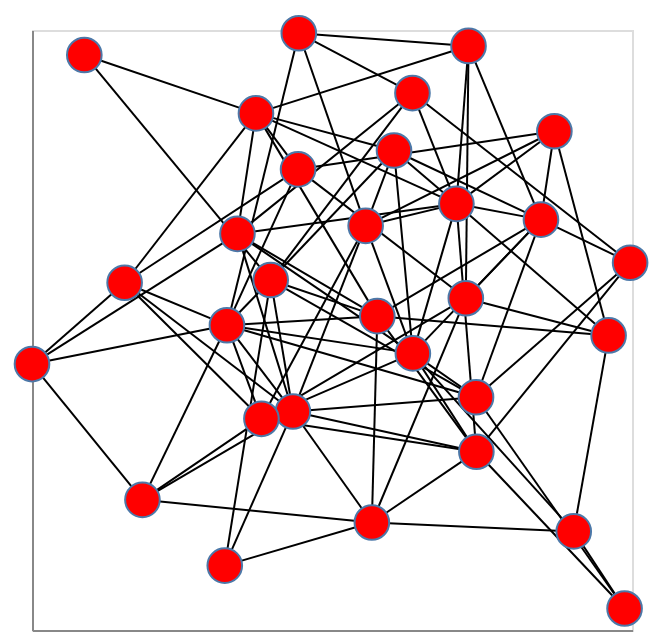

This figure's notebook cell:
### Code cell
nxa.draw_networkx(G = G, pos = pos)

### Figure 1 — Vega-Lite specification as saved in the notebook (floating-point values rounded to 4 significant figures; data arrays with more than 128 entries replaced by an {"elided": "..."} marker saying what was removed)
{"config": {"view": {"continuousWidth": 300, "continuousHeight": 300}}, "layer": [{"data": {"name": "data-0d389712fcfdc655741f989d8a3eb740"}, "mark": {"type": "line", "color": "black", "opacity": 1, "strokeWidth": 1}, "encoding": {"detail": {"field": "edge", "type": "quantitative"}, "x": {"axis": {"grid": false, "labels": false, "ticks": false, "title": ""}, "field": "x", "type": "quantitative"}, "y": {"axis": {"grid": false, "labels": false, "ticks": false, "title": ""}, "field": "y", "type": "quantitative"}}}, {"data": {"name": "data-c187642f07f3b73814b66ec0a0dcdd4f"}, "mark": {"type": "point", "fill": "red", "opacity": 1, "size": 300, "strokeWidth": 1.0}, "encoding": {"x": {"axis": {"grid": false, "labels": false, "ticks": false}, "field": "x", "type": "quantitative"}, "y": {"axis": {"grid": false, "labels": false, "ticks": false}, "field": "y", "type": "quantitative"}}}], "$schema": "https://vega.github.io/schema/vega-lite/v5.17.0.json", "datasets": {"data-0d389712fcfdc655741f989d8a3eb740": {"elided": "190 records"}, "data-c187642f07f3b73814b66ec0a0dcdd4f": [{"name": 801, "y": 0.4963, "weight": 0.2273, "viable": "yes", "x": 0.5671}, {"name": 378, "y": -0.4651, "weight": 0.8474, "viable": "yes", "x": 0.3331}, {"name": 495, "y": -0.0856, "weight": 1.538, "viable": "no", "x": -0.4151}, {"name": 72, "y": 0.7904, "weight": 0.1939, "viable": "yes", "x": -0.1996}, {"name": 270, "y": 0.2125, "weight": -0.395, "viable": "yes", "x": 0.0009363}, {"name": 492, "y": 0.4384, "weight": -0.5463, "viable": "yes", "x": 0.08603}, {"name": 819, "y": 0.7251, "weight": 0.9586, "viable": "yes", "x": -0.8431}, {"name": 607, "y": -0.6095, "weight": -0.8645, "viable": "yes", "x": -0.6687}, {"name": 851, "y": -0.6775, "weight": -1.188, "viable": "no", "x": 0.01955}, {"name": 88, "y": -0.1163, "weight": -0.6359, "viable": "yes", "x": 0.7298}, {"name": 712, "y": 0.04174, "weight": 0.2797, "viable": "yes", "x": -0.7221}, {"name": 674, "y": -0.0584, "weight": 0.8169, "viable": "yes", "x": 0.03597}, {"name": 755, "y": 0.2311, "weight": 1.059, "viable": "no", "x": 0.5269}, {"name": 613, "y": 0.6108, "weight": -1.97, "viable": "no", "x": 0.1414}, {"name": 688, "y": -0.3018, "weight": -0.04866, "viable": "yes", "x": 0.3321}, {"name": 360, "y": -0.9355, "weight": 0.1249, "viable": "no", "x": 0.7777}, {"name": 458, "y": 0.7522, "weight": -0.5784, "viable": "no", "x": 0.3096}, {"name": 601, "y": -0.8068, "weight": -0.7527, "viable": "no", "x": -0.4217}, {"name": 95, "y": -0.00468, "weight": 0.529, "viable": "no", "x": 0.3015}, {"name": 236, "y": 0.382, "weight": 0.1692, "viable": "yes", "x": -0.2018}, {"name": 212, "y": 0.1884, "weight": -0.4426, "viable": "no", "x": -0.3836}, {"name": 272, "y": -0.3446, "weight": -0.272, "viable": "yes", "x": -0.2173}, {"name": 688, "y": -0.3665, "weight": -1.364, "viable": "no", "x": -0.3118}, {"name": 563, "y": -0.1701, "weight": -0.1566, "viable": "no", "x": 0.1426}, {"name": 48, "y": -0.7042, "weight": -1.649, "viable": "yes", "x": 0.6252}, {"name": 83, "y": 0.04986, "weight": -1.098, "viable": "yes", "x": -0.2839}, {"name": 334, "y": -0.2022, "weight": 0.3308, "viable": "yes", "x": -1.0}, {"name": 104, "y": 0.2784, "weight": 0.4946, "viable": "no", "x": 0.2732}, {"name": 737, "y": 0.1019, "weight": -0.753, "viable": "yes", "x": 0.7943}, {"name": 611, "y": 0.5498, "weight": 1.347, "viable": "yes", "x": -0.3281}]}}
